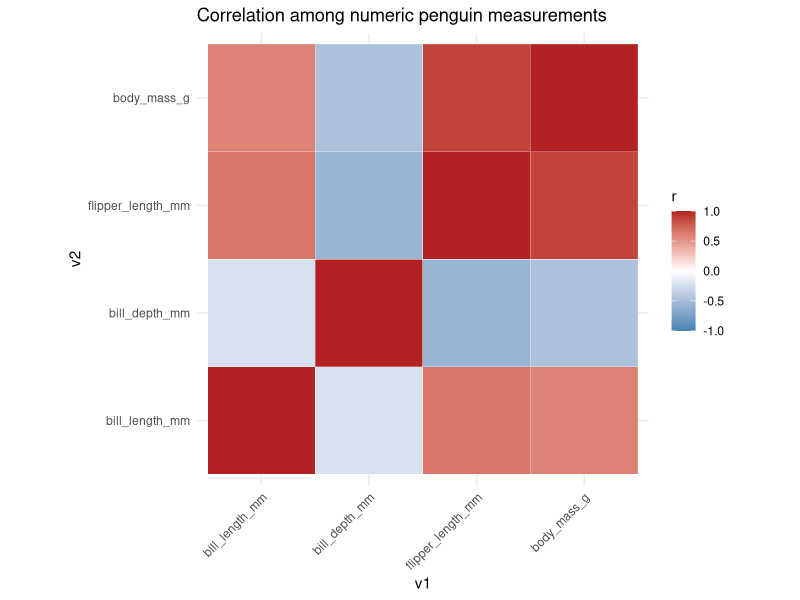
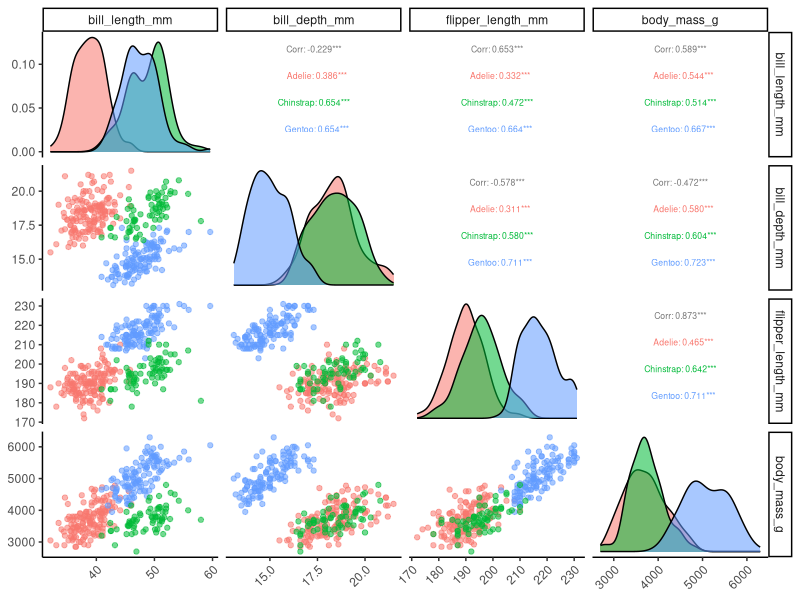
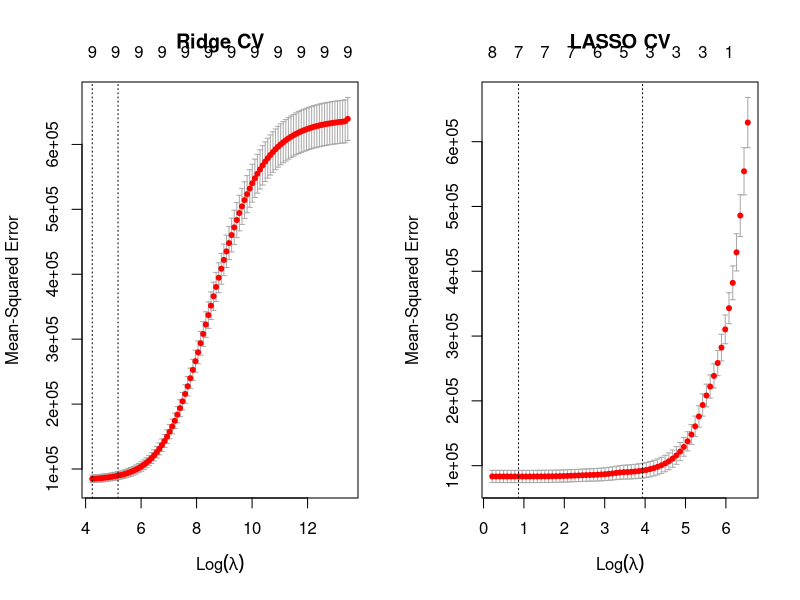
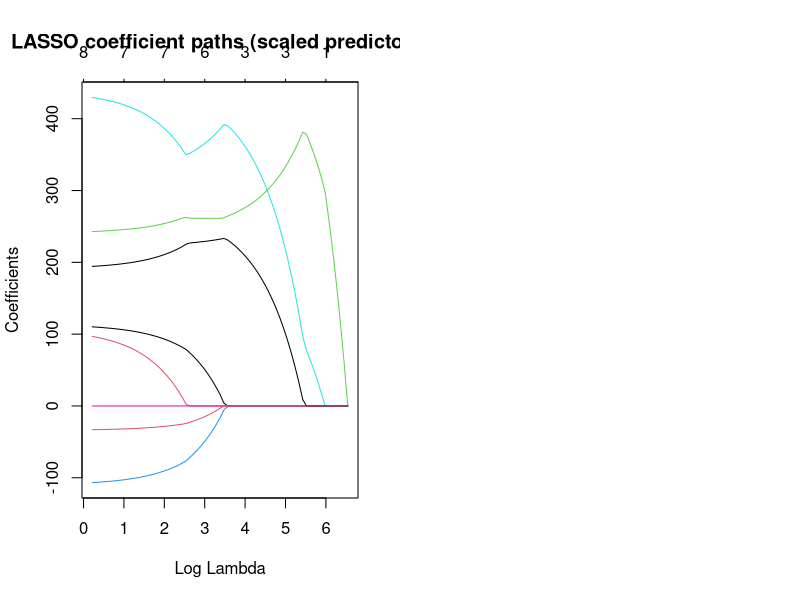

R code for these plots, in order:
## ---- chunk 1
knitr::opts_chunk$set(echo = TRUE, message = FALSE, warning = FALSE)
library(palmerpenguins)
library(dplyr)
library(ggplot2)
library(GGally)
library(glmnet)
library(caret)
library(tidyr)
theme_set(theme_classic())
## ---- chunk 2
data("penguins", package = "palmerpenguins")
pg <- penguins |>
  tidyr::drop_na()
nrow(pg)
## ---- chunk 3
pg_num <- pg |>
  select(bill_length_mm, bill_depth_mm, flipper_length_mm, body_mass_g)
cor_m <- cor(pg_num)
cor_df <- as.data.frame(as.table(cor_m)) |>
  rename(v1 = Var1, v2 = Var2, r = Freq)
ggplot(cor_df, aes(v1, v2, fill = r)) +
  geom_tile(color = "white") +
  scale_fill_gradient2(low = "steelblue", mid = "white", high = "firebrick", midpoint = 0, limits = c(-1, 1)) +
  theme_minimal() +
  theme(axis.text.x = element_text(angle = 45, hjust = 1)) +
  coord_fixed() +
  labs(title = "Correlation among numeric penguin measurements")
## ---- chunk 4
GGally::ggpairs(
  pg_num,
  upper = list(continuous = wrap("cor", size = 2.2)),
  aes(color = pg$species, alpha = 0.25)
) +
  theme(axis.text.x = element_text(angle = 45, hjust = 1))
## ---- chunk 5
pred_df <- pg |>
  mutate(year = as.numeric(year)) |>
  select(body_mass_g, bill_length_mm, bill_depth_mm, flipper_length_mm, species, island, sex, year)

y <- pred_df$body_mass_g
X <- model.matrix(body_mass_g ~ ., data = pred_df)[, -1] # drop intercept column; dummy coding

set.seed(42)
tr_idx <- createDataPartition(y, p = 0.8, list = FALSE)[, 1]
X_train <- X[tr_idx, , drop = FALSE]
y_train <- y[tr_idx]
X_test <- X[-tr_idx, , drop = FALSE]
y_test <- y[-tr_idx]

pre <- preProcess(X_train, method = c("center", "scale"))
X_train_s <- predict(pre, X_train)
X_test_s <- predict(pre, X_test)
## ---- chunk 6
cv_ridge <- cv.glmnet(X_train_s, y_train, alpha = 0)
cv_lasso <- cv.glmnet(X_train_s, y_train, alpha = 1)
par(mfrow = c(1, 2))
plot(cv_ridge, main = "Ridge CV")
plot(cv_lasso, main = "LASSO CV")
## ---- chunk 7
best_lam_ridge <- cv_ridge$lambda.min
best_lam_lasso <- cv_lasso$lambda.min
fit_ridge <- glmnet(X_train_s, y_train, alpha = 0, lambda = best_lam_ridge)
fit_lasso <- glmnet(X_train_s, y_train, alpha = 1, lambda = best_lam_lasso)

pred_ridge <- as.numeric(predict(fit_ridge, newx = X_test_s))
pred_lasso <- as.numeric(predict(fit_lasso, newx = X_test_s))

postResample(pred_ridge, y_test)
postResample(pred_lasso, y_test)
## ---- chunk 8
fit_path <- glmnet(X_train_s, y_train, alpha = 1)
plot(fit_path, xvar = "lambda", label = TRUE, main = "LASSO coefficient paths (scaled predictors)")
